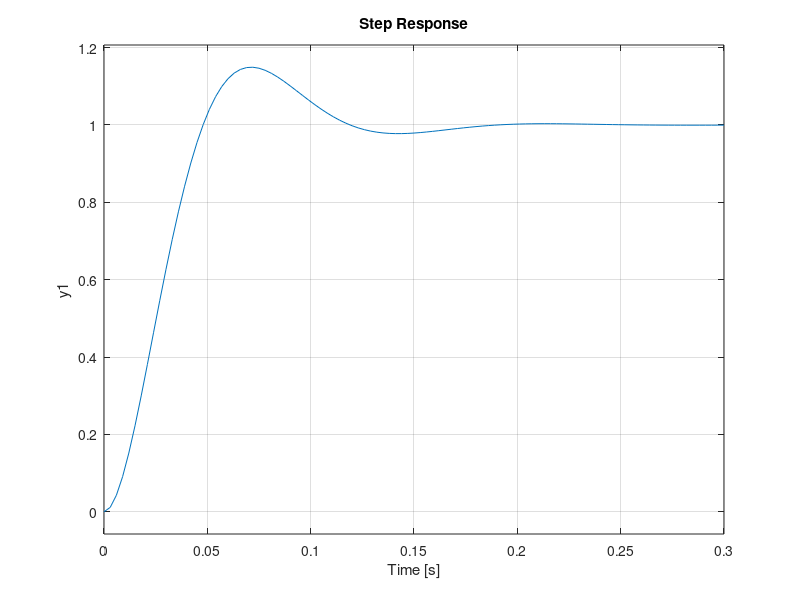

Write MATLAB code to recreate this figure.
%Vaughn Anderson


clearvars % clear all the variables from the workspace
close all % close all the figures already opened

pkg load control;

sys = tf(2660.5, [1 53.4 2660.5]);

plot(2,1,1);
step(sys);

